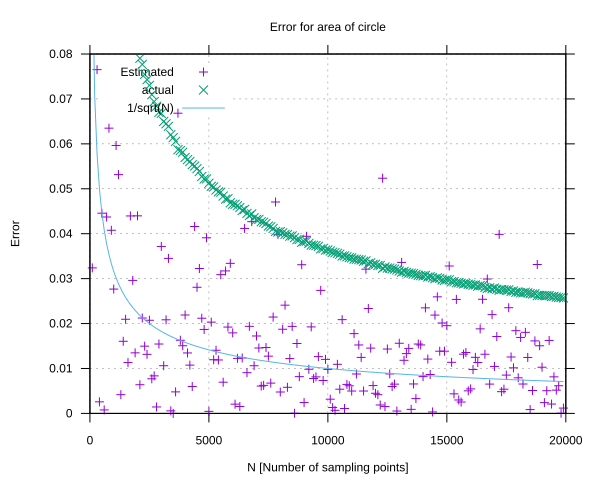

The gnuplot source for this figure:
set terminal svg background "white"
set output "circle.svg"
set key left
set xlabel "N [Number of sampling points]"
set ylabel "Error"
set tics out
set grid
set title "Error for area of circle"
plot [0:20000] [0:0.08]\
"out_circle.txt" using 1:3 with points title 'Estimated', \
"out_circle.txt" using 1:4 with points title 'actual', \
"out_circle.txt" using 1:5 with lines title '1/sqrt(N)' \